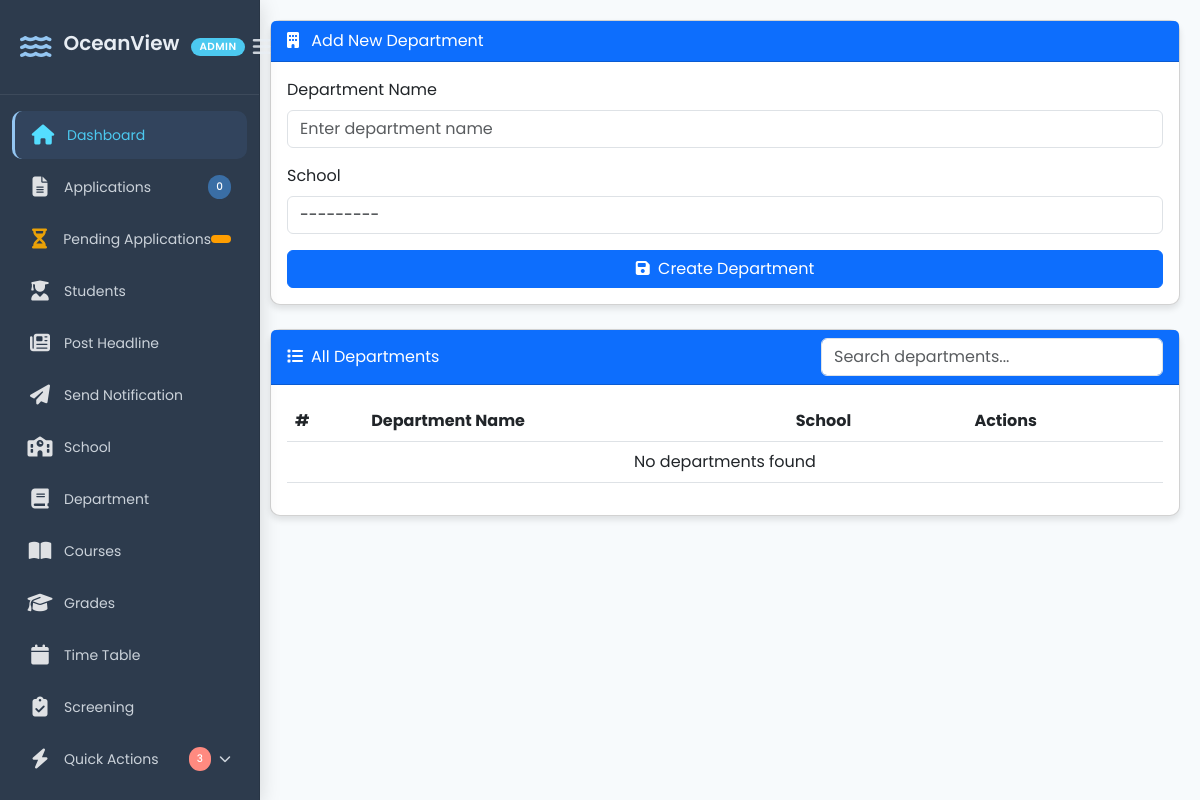
Page /add-department/ on the earlier database version.
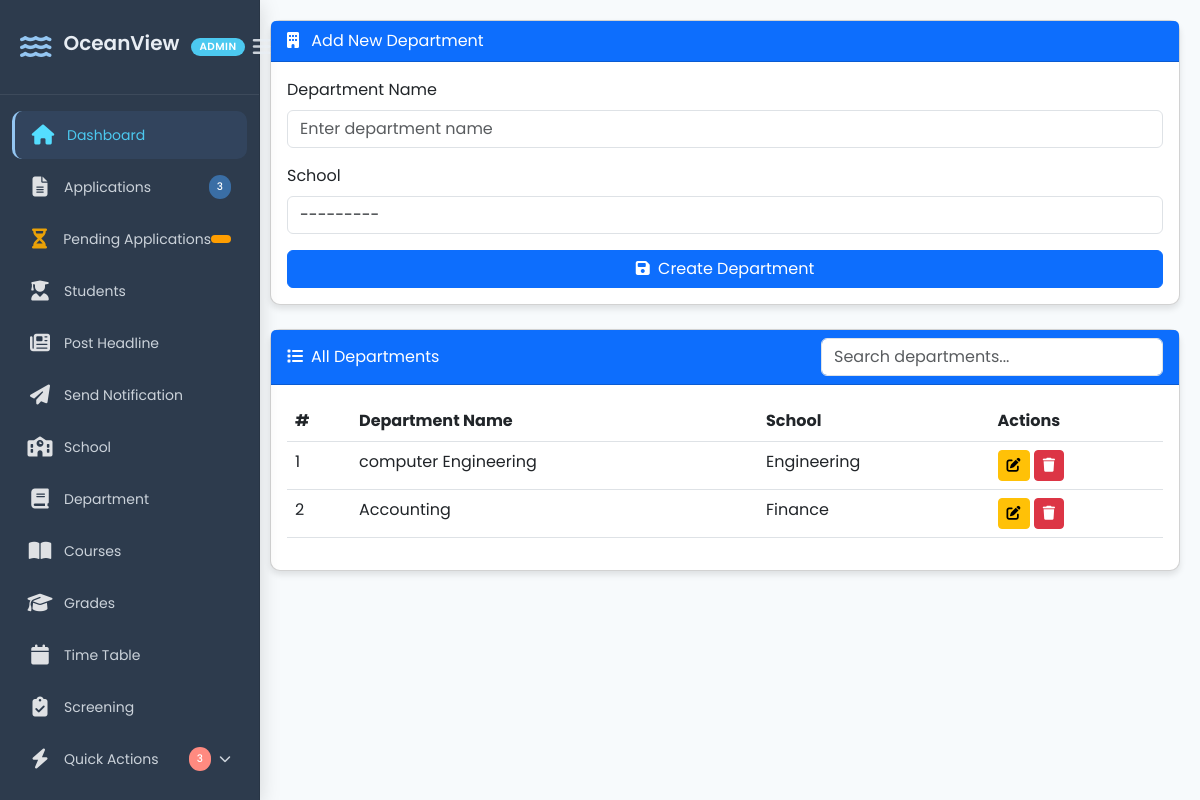
Same page on the later database version.
### portal/models.py (models this page shows, shortened)
class Department(models.Model):
    name = models.CharField(max_length=100)
    school = models.ForeignKey(School, on_delete=models.CASCADE, related_name="departments")

class School(models.Model):
    name = models.CharField(max_length=100, unique=True)
    def __str__(self):
        return self.name

### crm/views.py (the view)
# urls.py: path("add-department/", add_department, name = "add_department" ),
def add_department(request):
    total_applications = Application.objects.count()
    if request.method == "POST":
        form = DepartmentForm(request.POST, request.FILES)
        if form.is_valid():
            form.save()
            messages.success(request, "Department created successfully!")
            return redirect("add_department")
    else:
        form = DepartmentForm()
    departments = paginate_departments(request)
    return render(request, "crm/add_department.html", {"form": form, "departments": departments, 'total_applications': total_applications})

### crm/forms.py
class DepartmentForm(forms.ModelForm):
    class Meta:
        model = Department
        fields = ["name", "school"]
        widgets = {
            "name": forms.TextInput(attrs={
                "class": "form-control",
                "placeholder": "Enter department name"  # Changed from "school name" to be more accurate
            }),
            "school": forms.Select(attrs={  # Changed to Select since school is likely a ForeignKey
                "class": "form-control",
                "placeholder": "Select school"
            }),
        }

### crm/views.py (called while the page is built)
def paginate_departments(request):
    departments_list = Department.objects.all()
    paginator = Paginator(departments_list, 3)  # 3 headlines per page
    page_number = request.GET.get("page")
    return paginator.get_page(page_number)

### crm/templates/crm/add_department.html (shortened to what this page needs)
{% load static %}
<!DOCTYPE html>
<html lang="en">
<head>
    <link href="https://cdn.jsdelivr.net/npm/bootstrap@5.3.0/dist/css/bootstrap.min.css" rel="stylesheet">
    <link rel="stylesheet" href="https://cdnjs.cloudflare.com/ajax/libs/font-awesome/6.0.0/css/all.min.css">
    <link rel="stylesheet" href="{% static 'crm/css/add_department.css' %}">
</head>
<body>
    {% include 'crm/sidebar.html' %}
    <div class="main-content">
        <div class="card mb-4">
            <div class="card-header bg-primary text-white">
                <i class="fas fa-building me-2"></i>
                {% if form.instance.id %}Edit Department{% else %}Add New Department{% endif %}
            </div>
            <div class="card-body">
                <form method="POST" id="departmentForm">
                    <div class="mb-3">
                        <label for="id_name" class="form-label">Department Name</label>
                        {{ form.name }}
                    </div>
                    <div class="mb-3">
                        <label for="id_school" class="form-label">School</label>
                        {{ form.school }}
                    </div>
                    <button type="submit" class="btn btn-primary w-100">
                        <i class="fas fa-save me-1"></i>
                        {% if form.instance.id %}Update{% else %}Create{% endif %} Department
                    </button>
                </form>
            </div>
        </div>
        <div class="card">
            <div class="card-header bg-primary text-white d-flex justify-content-between align-items-center">
                <span><i class="fas fa-list me-2"></i>All Departments</span>
                <div class="search-container">
                    <input type="text" class="form-control" placeholder="Search departments..." id="searchInput">
                </div>
            </div>
            <div class="card-body">
                <div class="table-responsive">
                    <table class="table table-hover">
                        <thead>
                            <tr>
                                <th>#</th>
                                <th>Department Name</th>
                                <th>School</th>
                                <th>Actions</th>
                            </tr>
                        </thead>
                        <tbody>
                            {% for department in departments %}
                            <tr>
                                <td>{{ forloop.counter }}</td>
                                <td>{{ department.name }}</td>
                                <td>{{ department.school.name }}</td>
                                <td>
                                    <a href="#" class="btn btn-sm btn-warning">
                                        <i class="fas fa-edit"></i>
                                    </a>
                                    <form action="#" method="POST" class="d-inline">
                                        <button type="submit" class="btn btn-sm btn-danger" onclick="return confirm('Are you sure you want to delete this department?')">
                                            <i class="fas fa-trash"></i>
                                        </button>
                                    </form>
                                </td>
                            </tr>
                            {% empty %}
                            <tr>
                                <td colspan="4" class="text-center">No departments found</td>
                            </tr>
                            {% endfor %}
                        </tbody>
                    </table>
                </div>
            </div>
        </div>
    </div>
</body>
</html>

Differences in the rows shown:
added Department: name "computer Engineering", school.name "Engineering"
added Department: name "Accounting", school.name "Finance"
Other differences:
{{ total_applications }}: "0" → "3"
text no longer shown: "No departments found"
